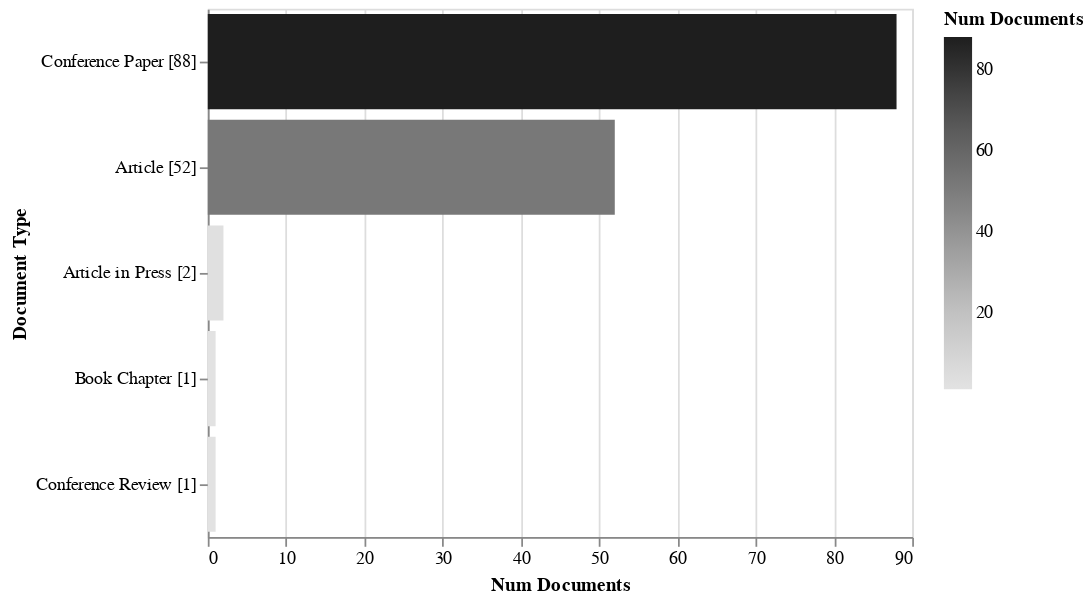

Here is the notebook cell this chart was saved with:
### Code cell
rdf.documents_by_terms('Document Type').barhplot('altair')

### Figure 1 — Vega-Lite specification as saved in the notebook (floating-point values rounded to 4 significant figures)
{"$schema": "https://vega.github.io/schema/vega-lite/v3.4.0.json", "config": {"mark": {"tooltip": null}, "view": {"height": 300, "width": 400}}, "data": {"name": "data-6646d1f59f1966d9969498ed10e5c0cf"}, "datasets": {"data-6646d1f59f1966d9969498ed10e5c0cf": [{"Document Type": "Conference Paper [88]", "ID": ["[*7*]", "[*8*]", "[*9*]", "[*12*]", "[*13*]", "[*14*]", "[*15*]", "[*16*]", "[*17*]", "[*19*]", "[*20*]", "[*21*]", "[*22*]", "[*23*]", "[*24*]", "[*26*]", "[*30*]", "[*32*]", "[*36*]", "[*40*]", "[*41*]", "[*42*]", "[*45*]", "[*48*]", "[*49*]", "[*50*]", "[*51*]", "[*52*]", "[*53*]", "[*55*]", "[*56*]", "[*57*]", "[*59*]", "[*60*]", "[*61*]", "[*63*]", "[*64*]", "[*65*]", "[*66*]", "[*69*]", "[*70*]", "[*71*]", "[*72*]", "[*73*]", "[*74*]", "[*75*]", "[*76*]", "[*77*]", "[*78*]", "[*79*]", "[*81*]", "[*82*]", "[*83*]", "[*84*]", "[*85*]", "[*86*]", "[*87*]", "[*88*]", "[*89*]", "[*90*]", "[*91*]", "[*93*]", "[*94*]", "[*96*]", "[*97*]", "[*98*]", "[*99*]", "[*100*]", "[*101*]", "[*102*]", "[*106*]", "[*107*]", "[*109*]", "[*110*]", "[*114*]", "[*115*]", "[*116*]", "[*118*]", "[*119*]", "[*120*]", "[*121*]", "[*122*]", "[*124*]", "[*126*]", "[*129*]", "[*138*]", "[*140*]", "[*143*]"], "Num Documents": 88}, {"Document Type": "Article [52]", "ID": ["[*0*]", "[*1*]", "[*2*]", "[*3*]", "[*4*]", "[*5*]", "[*6*]", "[*10*]", "[*11*]", "[*18*]", "[*25*]", "[*27*]", "[*28*]", "[*29*]", "[*31*]", "[*33*]", "[*34*]", "[*35*]", "[*37*]", "[*38*]", "[*39*]", "[*43*]", "[*44*]", "[*46*]", "[*47*]", "[*54*]", "[*58*]", "[*62*]", "[*67*]", "[*68*]", "[*80*]", "[*103*]", "[*104*]", "[*105*]", "[*108*]", "[*111*]", "[*112*]", "[*113*]", "[*117*]", "[*123*]", "[*125*]", "[*127*]", "[*128*]", "[*130*]", "[*131*]", "[*132*]", "[*133*]", "[*134*]", "[*135*]", "[*137*]", "[*139*]", "[*142*]"], "Num Documents": 52}, {"Document Type": "Article in Press [2]", "ID": ["[*92*]", "[*95*]"], "Num Documents": 2}, {"Document Type": "Book Chapter [1]", "ID": ["[*136*]"], "Num Documents": 1}, {"Document Type": "Conference Review [1]", "ID": ["[*141*]"], "Num Documents": 1}]}, "encoding": {"color": {"field": "Num Documents", "scale": {"scheme": "Greys"}, "type": "quantitative"}, "x": {"field": "Num Documents", "type": "quantitative"}, "y": {"field": "Document Type", "sort": {"field": "Num Documents:Q"}, "type": "nominal"}}, "mark": "bar"}
